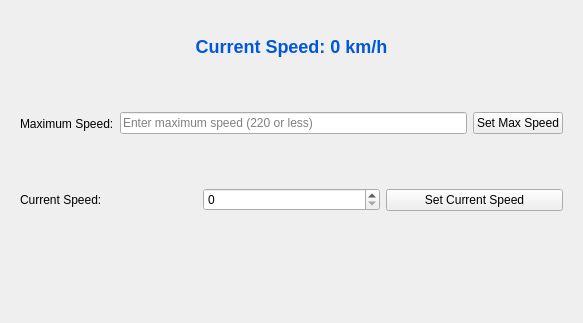
<?xml version="1.0" encoding="UTF-8"?>
<ui version="4.0">
 <class>SpeedClass</class>
 <widget class="QWidget" name="SpeedClass">
  <property name="geometry">
   <rect>
    <x>0</x>
    <y>0</y>
    <width>583</width>
    <height>323</height>
   </rect>
  </property>
  <property name="windowTitle">
   <string>Speed</string>
  </property>
  <layout class="QVBoxLayout" name="mainSpeedLayout">
   <item>
    <widget class="QLabel" name="speedDisplay">
     <property name="styleSheet">
      <string>
                            font-size: 18px;
                            font-weight: bold;
                            color: #0057D9;
                        </string>
     </property>
     <property name="text">
      <string>Current Speed: 0 km/h</string>
     </property>
     <property name="alignment">
      <set>Qt::AlignmentFlag::AlignCenter</set>
     </property>
    </widget>
   </item>
   <item>
    <widget class="QWidget" name="maxSpeedWidget" native="true">
     <layout class="QHBoxLayout" name="maxSpeedLayout">
      <item>
       <widget class="QLabel" name="maxSpeedLabel">
        <property name="text">
         <string>Maximum Speed:</string>
        </property>
       </widget>
      </item>
      <item>
       <widget class="QLineEdit" name="maxSpeedInput">
        <property name="toolTip">
         <string>Enter a speed limit (must be 220 or less).</string>
        </property>
        <property name="placeholderText">
         <string>Enter maximum speed (220 or less)</string>
        </property>
       </widget>
      </item>
      <item>
       <widget class="QPushButton" name="setMaxSpeedButton">
        <property name="text">
         <string>Set Max Speed</string>
        </property>
       </widget>
      </item>
     </layout>
    </widget>
   </item>
   <item>
    <widget class="QWidget" name="currentSpeedWidget" native="true">
     <layout class="QHBoxLayout" name="currentSpeedLayout">
      <item>
       <widget class="QLabel" name="currentSpeedLabel">
        <property name="text">
         <string>Current Speed:</string>
        </property>
       </widget>
      </item>
      <item>
       <widget class="QSpinBox" name="currentSpeedInput">
        <property name="toolTip">
         <string>Select a speed from the allowed file values.</string>
        </property>
        <property name="minimum">
         <number>0</number>
        </property>
        <property name="maximum">
         <number>500</number>
        </property>
        <property name="singleStep">
         <number>1</number>
        </property>
        <property name="value">
         <number>0</number>
        </property>
       </widget>
      </item>
      <item>
       <widget class="QPushButton" name="setCurrentSpeedButton">
        <property name="text">
         <string>Set Current Speed</string>
        </property>
       </widget>
      </item>
     </layout>
    </widget>
   </item>
   <item>
    <widget class="QWidget" name="accelerateBrakeWidget" native="true">
     <layout class="QHBoxLayout" name="accelerateBrakeLayout">
      <item>
       <widget class="QPushButton" name="accelerateButton">
        <property name="maximumSize">
         <size>
          <width>100</width>
          <height>80</height>
         </size>
        </property>
        <property name="toolTip">
         <string>Accelerate (Increase Speed)</string>
        </property>
        <property name="icon">
         <iconset>
          <normaloff>:icons/accelerate.png</normaloff>:icons/accelerate.png</iconset>
        </property>
        <property name="iconSize">
         <size>
          <width>150</width>
          <height>100</height>
         </size>
        </property>
        <property name="flat">
         <bool>true</bool>
        </property>
       </widget>
      </item>
      <item>
       <widget class="QPushButton" name="brakeButton">
        <property name="maximumSize">
         <size>
          <width>150</width>
          <height>150</height>
         </size>
        </property>
        <property name="toolTip">
         <string>Brake (Decrease Speed)</string>
        </property>
        <property name="icon">
         <iconset>
          <normaloff>:icons/brake.png</normaloff>:icons/brake.png</iconset>
        </property>
        <property name="iconSize">
         <size>
          <width>120</width>
          <height>80</height>
         </size>
        </property>
        <property name="flat">
         <bool>true</bool>
        </property>
       </widget>
      </item>
     </layout>
    </widget>
   </item>
  </layout>
 </widget>
 <resources>
  <include location="icons.qrc"/>
 </resources>
 <connections/>
</ui>
